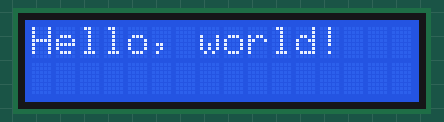
Bench run of a sketch on a simulated Arduino Uno, built with avr-gcc and run on an emulated ATmega328P. On the bench: 16×2 character LCD.

Above: at 0.1 s.
At 0.6 s:
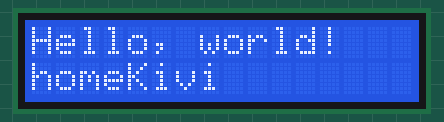
At 5.6 s:
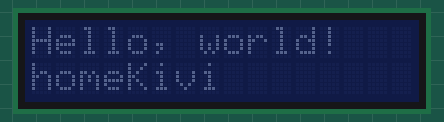

Measured:
- what the display in image 1 shows lasts 5.0 s, from 0.6 s to 5.6 s

The sketch:

lcdDisplay.ino
```cpp
#include <Wire.h>   // standardowa biblioteka Arduino
#include <LiquidCrystal_I2C.h> // dolaczenie pobranej biblioteki I2C dla LCD

LiquidCrystal_I2C lcd(0x27, 2, 1, 0, 4, 5, 6, 7, 3, POSITIVE);  // Ustawienie adresu ukladu na 0x27


void setup()
{
  lcd.begin(16,2);   // Inicjalizacja LCD 2x16

  lcd.backlight(); // zalaczenie podwietlenia
  lcd.setCursor(0,0); // Ustawienie kursora w pozycji 0,0 (pierwszy wiersz, pierwsza kolumna)
  lcd.print("Hello, world!");
  delay(500);
  lcd.setCursor(0,1); //Ustawienie kursora w pozycji 0,0 (drugi wiersz, pierwsza kolumna)
  lcd.print("homeKivi");

}

void loop()
{
   lcd.backlight(); // zalaczenie podswietlenia
   delay(5000);
lcd.noBacklight(); // wylaczenie podswietlenia
   delay(5000);
}
```
